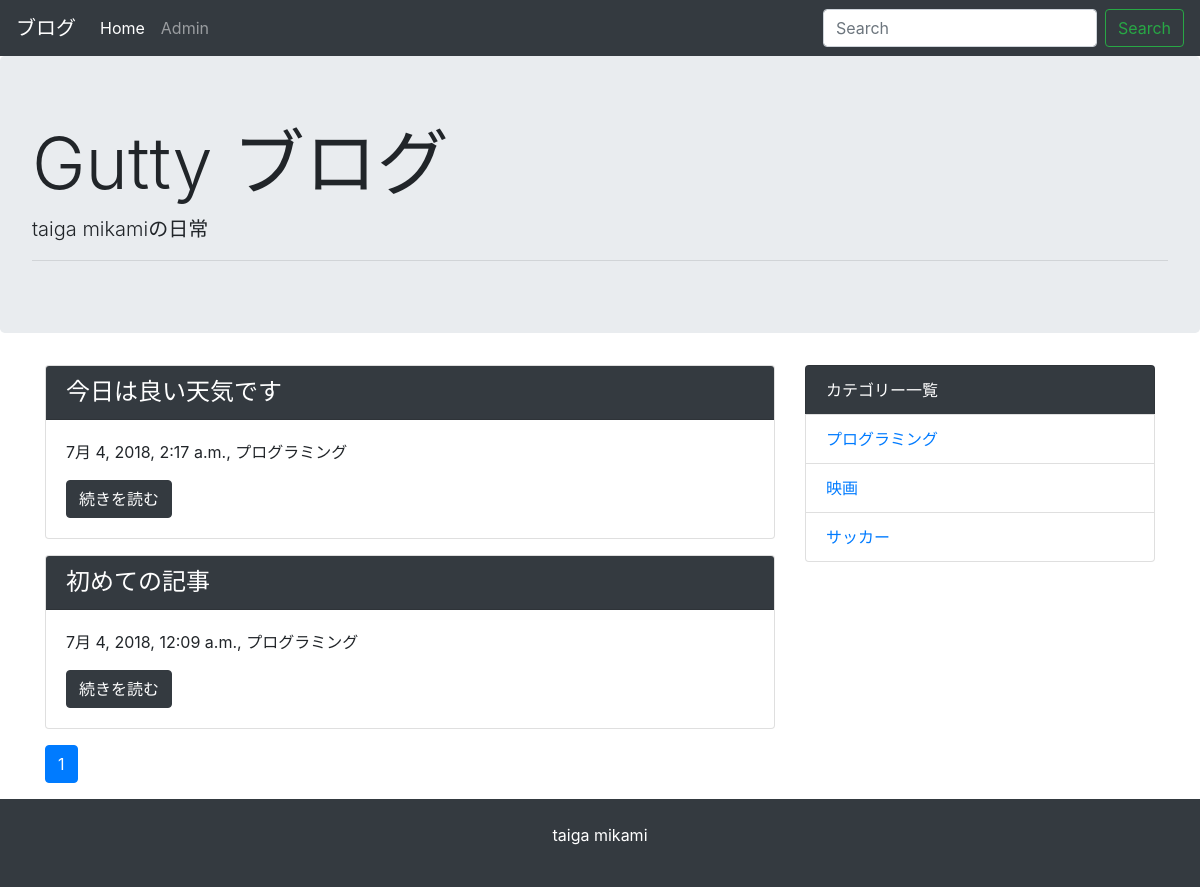
Page /category/1 on the committed database.
### blog/models.py (models this page shows, shortened)
class Post(models.Model):
  title = models.CharField('タイトル', max_length=255)
  text = models.TextField('本文')
  created_at = models.DateTimeField('作成日', default=timezone.now)
  category = models.ForeignKey(Category, verbose_name='カテゴリ', on_delete=models.PROTECT)

class Category(models.Model):
  name = models.CharField('カテゴリ名', max_length=255)
  created_at = models.DateTimeField('作成日', default=timezone.now)
  def __str__(self):
    return self.name

### blog/views.py (the view)
# urls.py: path('category/<int:pk>', views.CategoryView.as_view(), name='category'),
class CategoryView(generic.ListView):
  model = Post
  paginate_by = 10
  def get_queryset(self):
    category_pk = self.kwargs['pk']
    queryset = Post.objects.order_by('-created_at').filter(category__pk=category_pk)
    return queryset

### blog/context_processors.py (called while the page is built)
def common(request):
  context = {
    'category_list': Category.objects.all(),
  }
  return context

### blog/templatetags/mytag.py (called while the page is built)
@register.simple_tag
def url_replace(request, field, value):
  url_dict = request.GET.copy()
  url_dict[field] = value
  return url_dict.urlencode()

### blog/templates/blog/post_list.html
{% extends 'base.html' %}
{% block content %}
	{% for post in post_list %}
	<div class="card mb-3">
		<h4 class="card-header bg-dark text-white">{{ post.title }}</h4>
		<div class="card-body">
			<p>{{ post.created_at }},  {{ post.category }}</p>
			<a href="{% url 'blog:detail' post.pk %}" class="btn btn-dark">続きを読む</a>
		</div>
	</div>
	{% endfor %}
	{% include 'blog/page.html' %}
{% endblock content %}

### templates/base.html (shortened to what this page needs)
{% load static %}
<!DOCTYPE html>
<html lang="ja">
<head>
	<link href="{% static 'vendor/bootstrap/css/bootstrap.css' %}" rel="stylesheet">
</head>
<body>
{% include "navi.html" %}
<div class="jumbotron">
	<h1 class="display-3">Gutty ブログ</h1>
	<p class="lead">taiga mikamiの日常</p>
	<hr class="my-2">
</div>
<div class="container">
	<div class="row">
		<div class="col-md-8">
			{% block content %}
			{% endblock %}
		</div>
		<div class="col-md-4">
			<ul class="list-group">
			<li class="list-group-item bg-dark text-white">カテゴリー一覧</li>
				{% for category in category_list %}
					<li class="list-group-item">
						<a href="{% url 'blog:category' category.pk %}">{{ category }}</a>
					</li>
				{% endfor %}
			</ul>
		</div>
	</div>
</div>
<footer class="bg-dark text-white text-center py-4">
	<p>taiga mikami</p>
</footer>
</body>
</html>

### rows in the picture
Post: title "今日は良い天気です", created_at "7月 4, 2018, 2:17 a.m.", category "プログラミング"
Post: title "初めての記事", created_at "7月 4, 2018, 12:09 a.m.", category "プログラミング"
Category: name "プログラミング"
Category: name "映画"
Category: name "サッカー"

### other values in the picture
{{ link_page }} "1"
